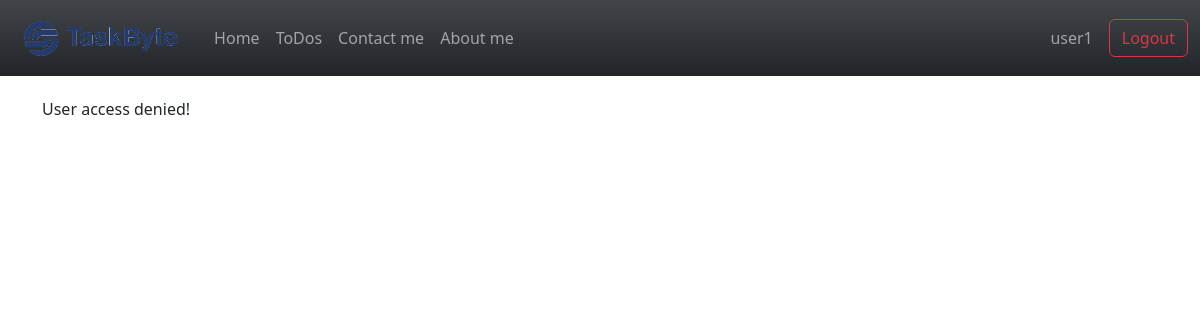
Page /todolist/edit/1 (signed in) on the earlier database version.
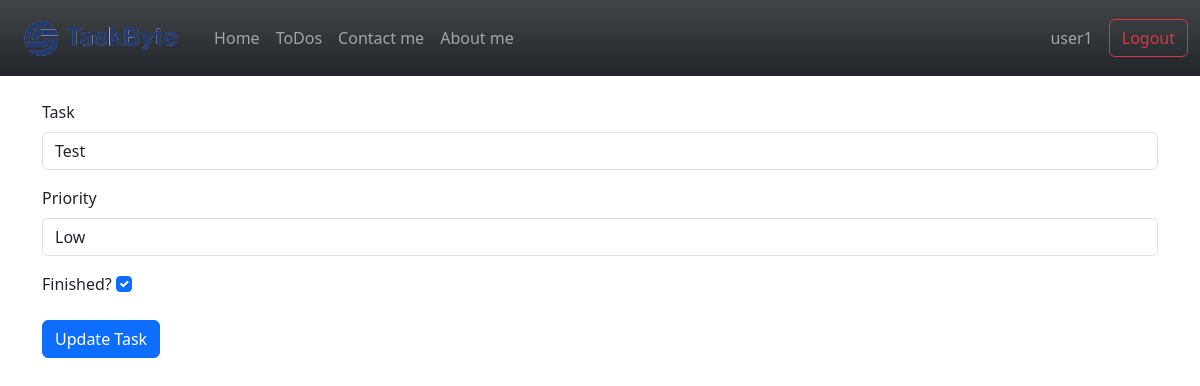
Same page on the later database version.
### todo_list_app/models.py (models this page shows, shortened)
class TaskList(models.Model):
    owner = models.ForeignKey(User, on_delete=models.CASCADE)
    task = models.CharField(max_length=300)
    prio = models.CharField(max_length=4)
    done = models.BooleanField(default=False)

### todo_list_app/views.py (the view)
# urls.py: path("edit/<int:task_id>", views.edit_task, name="edit_task"),
@login_required
def edit_task(request, task_id):
    task = TaskList.objects.get(pk=task_id)
    if request.method == "POST":
        form = TaskForm(request.POST or None, instance=task)
        if form.is_valid():
            form.save()
            messages.success(request, "Task edited successfully!", extra_tags="edit")
        return redirect("todo_list")
    else:
        return render(request, "edit.html", {"task": task})

### todo_list_app/templates/edit.html (shortened to what this page needs)
{% extends "base.html" %}
{% block content %}
  <div class="container">
    <br />
    {% if task.owner == request.user %}
      <form method="POST">
        <div class="mb-3">
          <label class="form-label">Task</label>
          <input type="text"
                 class="form-control"
                 name="task"
                 placeholder="{{ task.task }}"
                 value="{{ task.task }}">
        </div>
        <div class="mb-3">
          <label class="form-label">Priority</label>
          <input type="text"
                 class="form-control"
                 name="prio"
                 placeholder="{{ task.prio }}"
                 value="{{ task.prio }}">
        </div>
        <div class="mb-3">
          <label class="form-label">Finished?</label>
          <input type="checkbox"
                 class="form-check-input"
                 name="done"
                 {% if task.done %}checked{% endif %}>
        </div>
        <button type="submit" class="btn btn-primary">Update Task</button>
      </form>
    {% else %}
      <h6>User access denied!</h6>
    {% endif %}
  {% endblock content %}

Differences in the rows shown:
now on this page (row edited): TaskList: task "Test", prio "Low", done "☑"
changed TaskList: owner_id empty → 2 (drawn)
Other differences:
text no longer shown: "User access denied!"
text now shown: "Task Priority Finished? Update Task"
